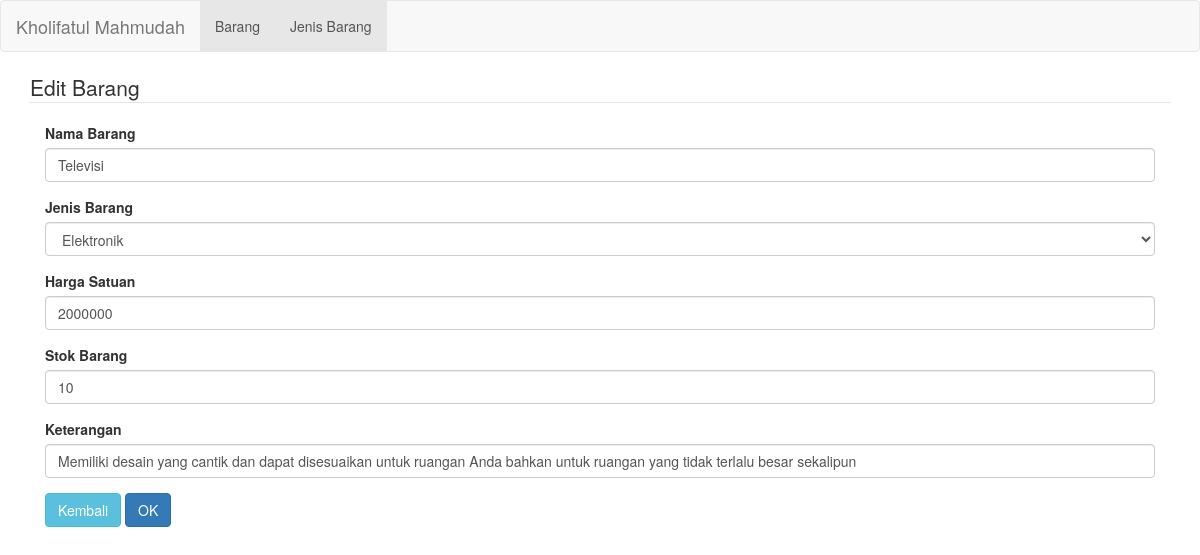
The app's page /barang/edit/1 with its own data.
### tables this page shows
CREATE TABLE `barang` (
  `id_barang` int(11) NOT NULL,
  `jenis_barang` int(11) DEFAULT NULL,
  `nama_barang` varchar(50) DEFAULT NULL,
  `harga_satuan` int(11) DEFAULT NULL,
  `stok_barang` int(11) DEFAULT NULL,
  `keterangan` text
);

CREATE TABLE `jenisbarang` (
  `id_jenis` int(11) NOT NULL,
  `nama_jenis` varchar(50) DEFAULT NULL
);

### application/controllers/Barang.php (called while the page is built, shortened)
<?php
    class Barang extends CI_Controller {
        public function __construct()
        {
            $this->load->helper('url', 'form');
            $this->load->library('form_validation');
		    $this->load->library('pagination');
            $this->load->model('Barang_model');
        }
        public function edit($id_barang)
        {
            $jenisbarang = $this->Barang_model->get_jenisbarang();
            $barang = $this->Barang_model->show($id_barang);
            $data = [
                'data' => $barang,
                'jenisbarang' => $jenisbarang
            ];
            $this->load->view('barang/edit', $data);
        }
    }

### index.php (called while the page is built, shortened)
<?php
require_once BASEPATH.'core/CodeIgniter.php';

### application/models/Barang_model.php (called while the page is built, shortened)
<?php
    class Barang_model extends CI_Model {
        public function show($id_barang)
        {
            $this->db->where('id_barang', $id_barang);
            $query = $this->db->get('barang');
            return $query->row();
        }
        public function get_jenisbarang()
        {
            $query = $this->db->get('jenisbarang');
            return $query->result();
        }
    }

### application/views/barang/edit.php (the view, shortened to what this page needs)
<div class="container">
  <legend>Edit Barang</legend>
  <div class="col-xs-12 col-sm-12 col-md-12">
  <?php echo form_open('barang/update/'.$data->id_barang); ?>
    <div class="form-group">
      <label for="nama_barang">Nama Barang</label>
      <input type="text" class="form-control" id="nama_barang" name="nama_barang"
      value="<?php echo $data->nama_barang ?>">
    </div>
    <div class="form-group">
    <label> Jenis Barang </label>
          <select class="form-control" name ="jenis_barang" id="jenis_barang">
          <option selected>
          <?php
            foreach ($jenisbarang as $k) {
              if($k->id_jenis == $data->jenis_barang)
              {
                echo $k->nama_jenis;
              }
            }
          ?>
          </option>
        </select>
    </div>
    <div class="form-group">
      <label for="harga_satuan">Harga Satuan</label>
      <input type="text" class="form-control" id="harga_satuan" name="harga_satuan"
      value="<?php echo $data->harga_satuan ?>">
    </div>
    <div class="form-group">
      <label for="stok_barang">Stok Barang</label>
      <input type="text" class="form-control" id="stok_barang" name="stok_barang"
      value="<?php echo $data->stok_barang ?>">
    </div>
    <div class="form-group">
      <label for="keterangan">Keterangan</label>
      <input type="text" class="form-control" id="keterangan" name="keterangan"
      value="<?php echo $data->keterangan ?>">
    </div>
    <a class="btn btn-info" href="<?php echo base_url('barang/') ?>">Kembali</a>
    <button type="submit" class="btn btn-primary">OK</button>
  <?php echo form_close(); ?>
  </div>
</div>

### records on screen
barang: nama_barang "Televisi", jenis_barang "Elektronik", harga_satuan "2000000", stok_barang "10", keterangan "Memiliki desain yang cantik dan dapat disesuaikan untuk ruangan Anda bahkan untuk ruangan yang tidak terlalu besar sekalipun"
